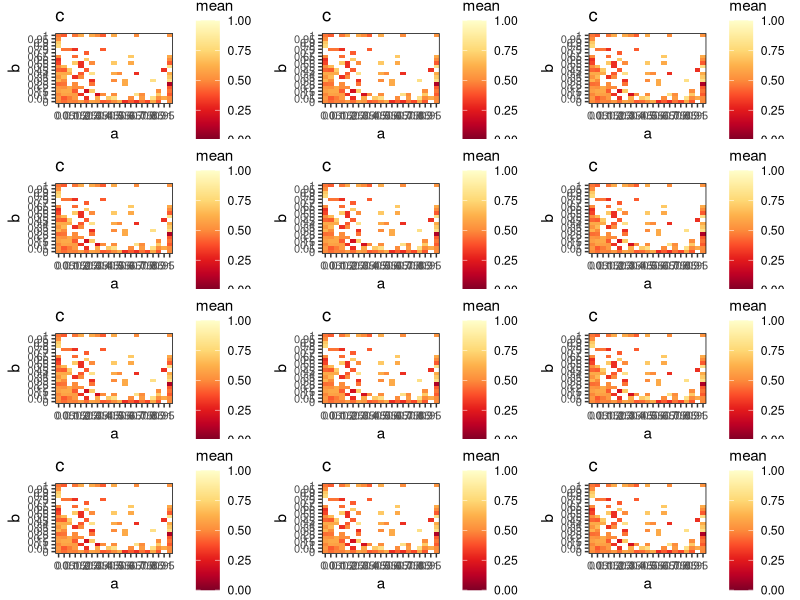

The R source for this figure:
library(plyr)
library(tidyverse)
library(RColorBrewer)
library(gridExtra)

get_perc_target <- function(lower_bin, p, dat) {
  df <- data.frame(p, dat)
  names(df) <- c("x", "y", "dat")
  df <- mutate(df, x_cat = cut(df$x, c(lower_bin, max(df$x)), 
                               labels = as.character(lower_bin), 
                               orderd_result = TRUE)) %>%
    mutate(., y_cat = cut(df$y, c(lower_bin, max(df$y)),
                          labels = as.character(lower_bin),
                          ordered_result = TRUE)) %>%
    ddply(., .(x_cat, y_cat), summarise, mean = mean(dat))
  return(df)
}

get_mean_var <- function(lower_bin, p, dat) {
  df <- data.frame(p, dat)
  names(df) <- c("x", "y", "dat")
  df <- mutate(df, x_cat = cut(df$x, c(lower_bin, max(df$x)), 
                               labels = as.character(lower_bin), 
                               orderd_result = TRUE)) %>%
    mutate(., y_cat = cut(df$y, c(lower_bin, max(df$y)),
                          labels = as.character(lower_bin),
                          ordered_result = TRUE)) %>%
    ddply(., .(x_cat, y_cat), summarise, mean = mean(dat), var = var(dat))
  return(df)
}

myPalette <- colorRampPalette(rev(brewer.pal(9, "YlOrRd")))

plot_heatmap <- function(df, axisnames, plottitle, filltitle) {
  ggplot(df, aes(x_cat, y_cat, fill = mean)) + 
    geom_tile() +
    theme(panel.background = element_rect(fill = "white", colour = NA),
          panel.border = element_rect(fill = NA, colour= "black"),
          panel.grid = element_line(colour = NA),
          panel.grid.minor = element_line(colour = NA),
          strip.background = element_rect(fill = NA, colour = NA),
          axis.text = element_text(size = 8)) +
    scale_fill_gradientn(colors = myPalette(100), limits = c(0,1)) +
    labs(x = axisnames[1], y = axisnames[2], title = plottitle) 
}

plot_heatmap_var <- function(df, axisnames, plottitle, filltitle) {
  ggplot(df, aes(x_cat, y_cat, fill = var)) + 
    geom_tile() +
    theme(panel.background = element_rect(fill = "white", colour = NA),
          panel.border = element_rect(fill = NA, colour= "black"),
          panel.grid = element_line(colour = NA),
          panel.grid.minor = element_line(colour = NA),
          strip.background = element_rect(fill = NA, colour = NA),
          axis.text = element_text(size = 8)) +
    scale_fill_gradientn(colors = myPalette(100), limits = c(0,1)) +
    labs(x = axisnames[1], y = axisnames[2], title = plottitle) 
}

#testing
p <- matrix(rlnorm(1000, meanlog = log(0.01)+2, sdlog = 2), ncol = 2)
dat <- rbinom(5000, 1, 0.5)
lower_bin <- seq(0., 1., 0.05)

df <- get_perc_target(lower_bin, p, dat)
p1 <- plot_heatmap(df, c("a", "b"), "c", "d")
svg("M:/test.svg", height = 12, width = 20)
grid.arrange(p1, p1, p1, p1, p1, p1, p1, p1, p1, p1, p1, p1, nrow = 4, ncol = 3)
dev.off()
